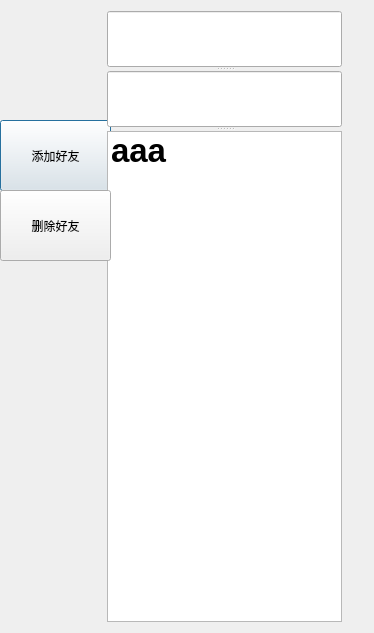
<?xml version="1.0" encoding="UTF-8"?>
<ui version="4.0">
 <class>User</class>
 <widget class="QDialog" name="User">
  <property name="geometry">
   <rect>
    <x>0</x>
    <y>0</y>
    <width>374</width>
    <height>633</height>
   </rect>
  </property>
  <property name="windowTitle">
   <string>Dialog</string>
  </property>
  <widget class="QLabel" name="label_headPortrait">
   <property name="geometry">
    <rect>
     <x>11</x>
     <y>11</y>
     <width>91</width>
     <height>121</height>
    </rect>
   </property>
   <property name="styleSheet">
    <string notr="true">image: url(:/head/images/G.png);</string>
   </property>
   <property name="text">
    <string/>
   </property>
  </widget>
  <widget class="QPushButton" name="pushButton">
   <property name="geometry">
    <rect>
     <x>0</x>
     <y>120</y>
     <width>111</width>
     <height>71</height>
    </rect>
   </property>
   <property name="text">
    <string>添加好友</string>
   </property>
  </widget>
  <widget class="QLabel" name="label">
   <property name="geometry">
    <rect>
     <x>349</x>
     <y>11</y>
     <width>16</width>
     <height>29</height>
    </rect>
   </property>
   <property name="font">
    <font>
     <pointsize>15</pointsize>
     <weight>75</weight>
     <bold>true</bold>
    </font>
   </property>
   <property name="text">
    <string/>
   </property>
  </widget>
  <widget class="QSplitter" name="splitter">
   <property name="geometry">
    <rect>
     <x>107</x>
     <y>11</y>
     <width>235</width>
     <height>611</height>
    </rect>
   </property>
   <property name="orientation">
    <enum>Qt::Vertical</enum>
   </property>
   <widget class="QLineEdit" name="lineEdit_friendnum"/>
   <widget class="QLineEdit" name="lineEdit_userName"/>
   <widget class="QListWidget" name="listWidget">
    <property name="font">
     <font>
      <pointsize>25</pointsize>
      <weight>75</weight>
      <bold>true</bold>
     </font>
    </property>
    <property name="iconSize">
     <size>
      <width>50</width>
      <height>50</height>
     </size>
    </property>
    <item>
     <property name="text">
      <string>aaa</string>
     </property>
     <property name="icon">
      <iconset resource="images.qrc">
       <normaloff>:/head/images/A.png</normaloff>:/head/images/A.png</iconset>
     </property>
    </item>
   </widget>
  </widget>
  <widget class="QPushButton" name="pushButton_delete">
   <property name="geometry">
    <rect>
     <x>0</x>
     <y>190</y>
     <width>111</width>
     <height>71</height>
    </rect>
   </property>
   <property name="text">
    <string>删除好友</string>
   </property>
  </widget>
 </widget>
 <resources>
  <include location="images.qrc"/>
 </resources>
 <connections/>
</ui>
